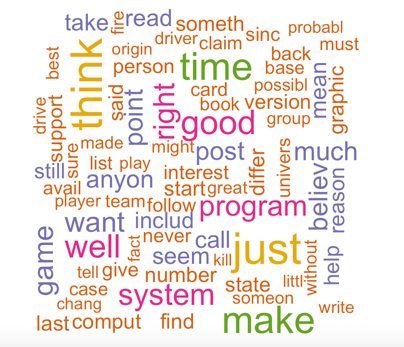

R code for this plot:
libs <-c("tm","plyr","class","SnowballC","wordcloud","RColorBrewer","topicmodels","ggplot2","e1071","NbClust","cluster") 
lapply(libs,require,character.only=TRUE) 
options(stringsAsFactors=FALSE)
dataset<-c('/Users/ruhuishen/Desktop/522/hw1/20news-18828/alt.atheism', 
           '/Users/ruhuishen/Desktop/522/hw1/20news-18828/comp.graphics',
           '/Users/ruhuishen/Desktop/522/hw1/20news-18828/comp.os.ms-windows.misc',
           '/Users/ruhuishen/Desktop/522/hw1/20news-18828/comp.sys.ibm.pc.hardware',
           '/Users/ruhuishen/Desktop/522/hw1/20news-18828/comp.sys.mac.hardware',
           '/Users/ruhuishen/Desktop/522/hw1/20news-18828/comp.windows.x',
           '/Users/ruhuishen/Desktop/522/hw1/20news-18828/misc.forsale',
           '/Users/ruhuishen/Desktop/522/hw1/20news-18828/rec.autos',
           '/Users/ruhuishen/Desktop/522/hw1/20news-18828/rec.motorcycles',
           '/Users/ruhuishen/Desktop/522/hw1/20news-18828/rec.sport.baseball',
           '/Users/ruhuishen/Desktop/522/hw1/20news-18828/rec.sport.hockey',
           '/Users/ruhuishen/Desktop/522/hw1/20news-18828/sci.crypt',
           '/Users/ruhuishen/Desktop/522/hw1/20news-18828/sci.electronics',
           '/Users/ruhuishen/Desktop/522/hw1/20news-18828/sci.med',
           '/Users/ruhuishen/Desktop/522/hw1/20news-18828/sci.space',
           '/Users/ruhuishen/Desktop/522/hw1/20news-18828/soc.religion.christian',
           '/Users/ruhuishen/Desktop/522/hw1/20news-18828/talk.politics.guns',
           '/Users/ruhuishen/Desktop/522/hw1/20news-18828/talk.politics.mideast',
           '/Users/ruhuishen/Desktop/522/hw1/20news-18828/talk.politics.misc',
           '/Users/ruhuishen/Desktop/522/hw1/20news-18828/talk.religion.misc ')
cleanCorpus <- function(news){
  news <- tm_map(news,removeWords,stopwords("English")) 
  news <- tm_map(news, removePunctuation)
  news <- tm_map(news, stemDocument)
  news <- tm_map(news, removeWords, "Subject")
  news <- tm_map(news, removeWords, "Organization")
  news <- tm_map(news, removeWords, "Writes")
  news <- tm_map(news, removeWords, "From")
  news <- tm_map(news, removeWords, "Lines")
  news <- tm_map(news, removeWords, "NNTP-Posting-Host") 
  news <- tm_map(news, removeWords, "Article")
  news <- tm_map(news, tolower)
  news <- tm_map(news, removeWords, "line")
  news <- tm_map(news, removeWords, "newsgroup")
  news <- tm_map(news, removeWords, "newsgroups")
  news <- tm_map(news, removeWords, "date")
  news <- tm_map(news, removeWords, "messageid")
  news <- tm_map(news, removeWords, "path")
  news <- tm_map(news, removeWords, "will")
  news <- tm_map(news, removeWords, "articl")
  news <- tm_map(news, removeWords, "know")
  news <- tm_map(news, removeWords, "references")
  news <- tm_map(news, removeWords, "compsysibmpchardwar") 
  news <- tm_map(news,removeWords,stopwords("English")) 
  news <- tm_map(news, removeNumbers)
  news <- tm_map(news, stripWhitespace)
  #news <- tm_map(news , PlainTextDocument)
  return(news)
}
Generate_tdm <- function(dataset) {
  news<-Corpus(DirSource(dataset, recursive=TRUE),readerControl = list(reader=readPlain)) 
  news <- cleanCorpus(news)
  dtm <- DocumentTermMatrix(news,control=list(wordLengths=c(4,Inf)))
  dtms <- removeSparseTerms(dtm, 0.95)
  result <- list(name = dataset, dtm = dtms) }
# Load the data
data <- c("/Users/ruhuishen/Desktop/522/hw1/20news-18828/alt.atheism",
          "/Users/ruhuishen/Desktop/522/hw1/20news-18828/comp.graphics",
          "/Users/ruhuishen/Desktop/522/hw1/20news-18828/comp.os.ms-windows.misc",
          "/Users/ruhuishen/Desktop/522/hw1/20news-18828/misc.forsale",
          "/Users/ruhuishen/Desktop/522/hw1/20news-18828/rec.sport.baseball",
          "/Users/ruhuishen/Desktop/522/hw1/20news-18828/talk.politics.guns")
news <- Corpus(DirSource(data, recursive=TRUE), readerControl =list(reader=readPlain)) 
news
category <- vector("character", length(news))
category[1:1000] <- "alt.atheism"
category[1001:2000] <- "comp.graphics"
category[2001:3000] <- "comp.os.ms-windows.misc"
category[3001:4000] <- "misc.forsale"
category[4001:5000] <- "rec.sport.baseball"
category[5001:6000] <- "talk.politics.guns"


news<-cleanCorpus(news)
#Document Term Matrix
dtm <- DocumentTermMatrix(news,control=list(wordLengths=c(4,Inf)))

# Term Document Matrix
tdm <- TermDocumentMatrix(news,control=list(wordLengths=c(4,Inf)))
inspect(news)

#Using TDM to find frequency of words: 
tdms <- removeSparseTerms(tdm, 0.95) 
m <- as.matrix(tdms)
n <- sort(rowSums(m), decreasing=TRUE) 
o <- data.frame(word = names(n),freq=n) 
head(o, 10)
dtms <- removeSparseTerms(dtm, 0.95) 
rowSum <- apply(dtms,1,sum)
dtms <- dtms[rowSum>0,]############
tfidf <- weightTfIdf(dtms)
#Preparing data to build word cloud:
dms <- as.matrix(dtms)
freq <- sort(colSums(dms),decreasing = TRUE)
dark2 <- brewer.pal(6, "Dark2")
wordcloud(names(freq), freq, max.words=100, rot.per=0.2,colors=dark2)
# Normalization
norm_eucl <- function(tfidf) tfidf/apply(tfidf, MARGIN=1, FUN=function(x) sum(x^2)^.5)

#deal with the NA value
#library(Hmisc)
#impute(tfxidf_norm$ptratio, mean)  # replace with mean

# Cluster with kMeans 
set.seed(123)
tfxidf_norm <- norm_eucl(tfidf) 
#library(Hmisc)
#impute(tfxidf_norm$ptratio, mean)  # replace with mean
#nc <- NbClust(tfxidf_norm, min.nc=2, max.nc=15, method="kmeans")
cl <- kmeans(tfxidf_norm, 6, nstart=25) 
table(cl$cluster)

#install.packages("factoextra")
library("factoextra")
fviz_cluster(cl, data = as.matrix(tfidf), geom = "point", stand = FALSE, frame.type = "norm")


## LSA
#Compute SVD: 
SVD<-function(mat,num){
sv<-svd(mat)
u<-as.matrix(sv$u[,1:num]) 
v<-as.matrix(sv$v[,1:num]) 
d<-as.matrix(diag(sv$d)[1:num,1:num]) 
return(as.matrix(u%*%d%*%t(v),type="blue"))
} 
svd_dtm<-SVD(dtms,5)
# Cluster with kMeans
lsa_cl <- kmeans(norm_eucl(svd_dtm), 6)
lsa_Confm <- table(category, lsa_cl$cluster) 
#Confusion Matrix
lsa_Confm
#SSE
lsa_cl$totss
lsa_cl$tot.withinss 
100-(lsa_cl$tot.withinss/lsa_cl$totss)*100
#Accuracy
(sum(apply(lsa_Confm, 1, max))/sum(lsa_cl$size))*100 
#plot
pr<-prcomp(norm_eucl(svd_dtm))$x
plot( pr,col=lsa_cl$cluster,main='SVD for d=200')
# Find representative words 
num=5 
concept<-function(num){
sv<-sort.list((svd(dtms))$v[,num],decreasing = FALSE) 
dm<-dtms$dimnames$Terms[head(sv,10)]
dm
} 
i<-(1:num)
lapply(i,concept)

# LDA
burnin <- 4000
iter <- 1000
thin <- 500
seed <-list(2003,5,63,100001,765) 
nstart <- 5
best <- TRUE

lda <- LDA(dtms,7, method="Gibbs", control=list(nstart=nstart, seed = seed, best=best, burnin = burnin, iter = iter, thin=thin))
terms(lda,10)
lda_data<-as.data.frame(lda@gamma)
lda_mat<-as.matrix(lda_data) 
rownames(lda_mat)<-1:nrow(lda_mat) 
norm_lda<-norm_eucl(lda_mat)
# Cluster with kMeans
lda_cl <- kmeans(norm_lda, 7)
lda_Confm <- table(category, lda_cl$cluster) 
#Confusion Matrix
lda_Confm
#SSE
lda_cl$totss
lda_cl$tot.withinss 
100-(lda_cl$tot.withinss/lda_cl$totss)*100
#Accuracy
(sum(apply(lda_Confm, 1, max))/sum(lda_cl$size))*100 #plot
pr<-prcomp(norm_lda$x)
plot( pr,col=lda_cl$cluster,main='LSA for k=3')
